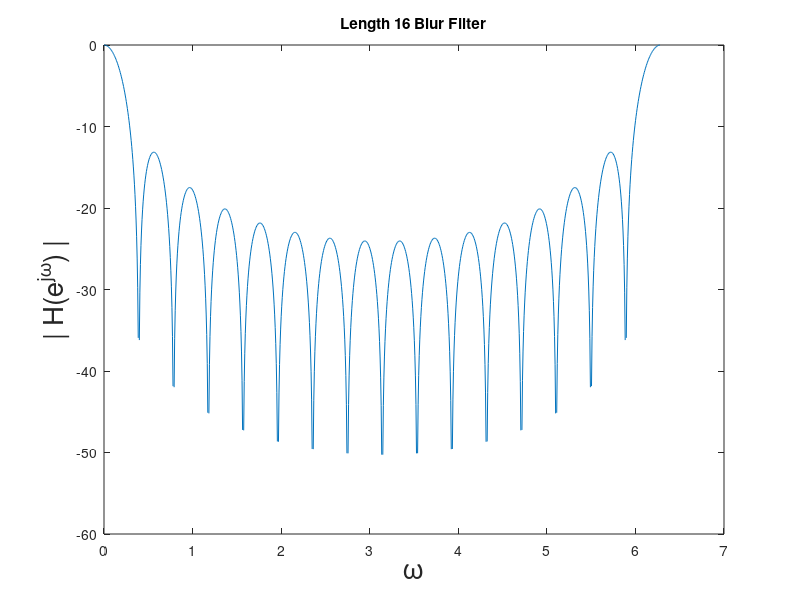

MATLAB code for this plot:
%Problem 1, part b
% Create a blur filter with a difference equation
% Difference eq in the form y[n] = 1/n Sum(x[n-k]), 0<=k<=N-1 

%Length of blur
N = 16;

b(1:N) = 1/N; % coefficients for x[n-k];

a = [1]; % coefficients for y[n]

[H, omega] = freqz(b,a,1024,'whole');
figure;
plot(omega, 20*log10(abs(H)));
xlabel('\omega', 'FontSize', 20);
ylabel('| H(e^{j\omega}) |', 'FontSize', 20);
title('Length 16 Blur Filter');